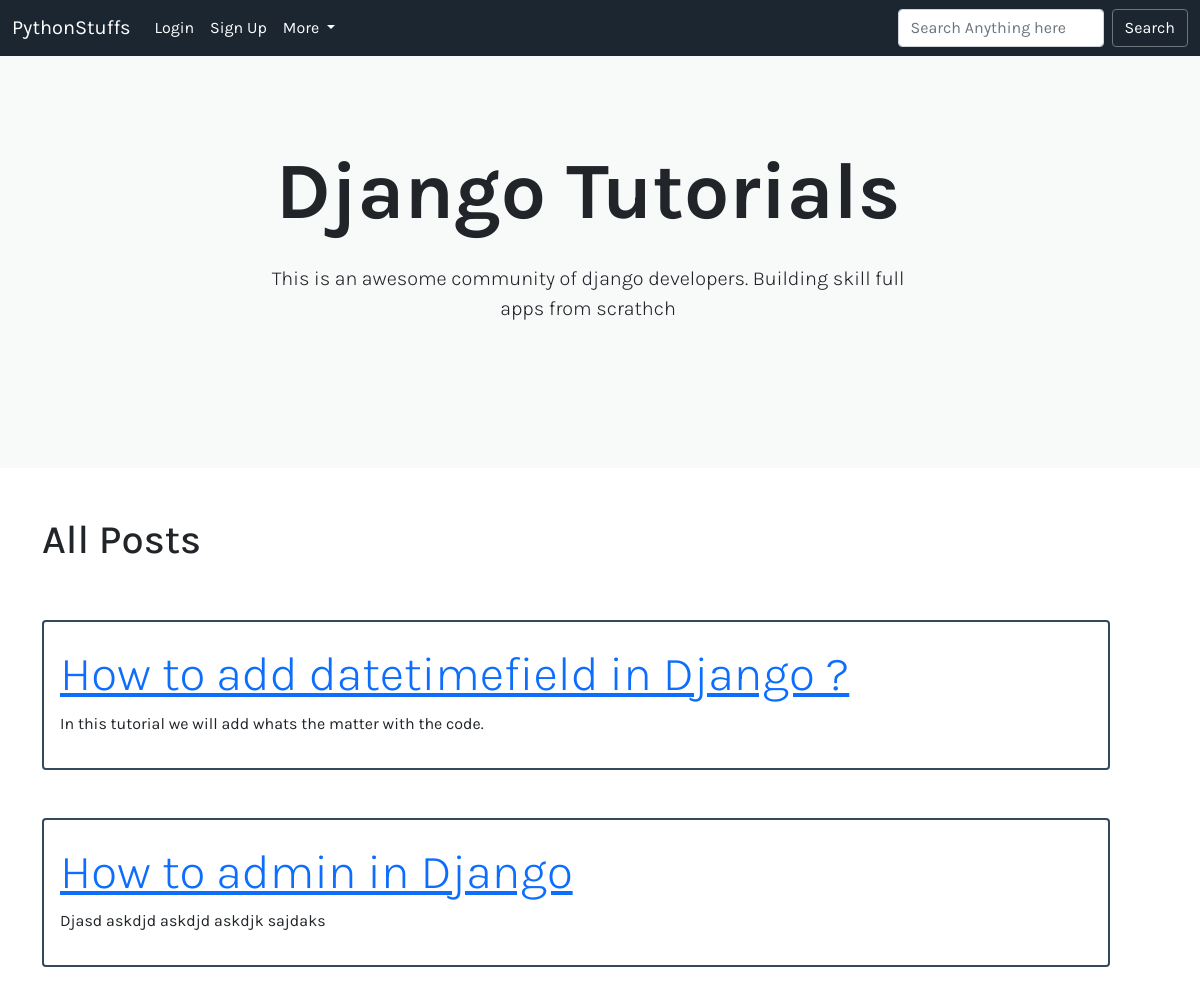
The page /group/1 on the database its author committed.
### app/models.py (models this page shows, shortened)
class Group(models.Model):
	class Meta:
		ordering = ['-updated','-created']
	name = models.CharField(max_length=100)
	description = models.TextField(null = True , blank = True)
	created = models.DateTimeField(auto_now_add = True , editable = False)
	updated = models.DateTimeField(auto_now = True , editable = False)
	user = models.ForeignKey(User , on_delete = models.CASCADE ,null = True)
	slug = models.SlugField(null=True, unique=True)

class Post(models.Model):
	class Meta:
		ordering = ['-updated','-created']
	title = models.CharField(max_length=500 , null = True)
	summary = models.TextField()
	created = models.DateTimeField(auto_now_add = True)
	updated = models.DateTimeField(auto_now = True)
	content = QuillField()
	slug = models.SlugField(null=False, unique=True)
	user = models.ForeignKey(User , on_delete = models.CASCADE)
	group = models.ForeignKey(Group , on_delete =models.CASCADE)

### app/views.py (the view)
# urls.py: path('group/<int:group_id>',views.group , name='group-page'),
def group(request,group_id):
	group = Group.objects.get( id = group_id )
	posts = Post.objects.filter(group = group)
	return render(request,'group/index.html',{'group':group , 'posts': posts })

### templates/group/index.html (shortened to what this page needs)
{% extends 'base.html' %}
{% block body %}
	<div class="container-fluid" style="background:  	#f8f9f9  ;">
		<div class="row col-md-12">
			  <div class="px-4 py-5 my-5 text-center">
			    <h1 class="display-1 fw-bold mb-4">{{ group.name }}</h1>
			    <div class="col-lg-7 mx-auto">
			      <p class="lead mb-5">{{ group.description }}</p>
			    </div>
			  </div>
		</div>
	</div>
	<div class="container mt-5">
		<div class="row col-md-12">
				<h1>All Posts</h1>
		</div>
		<div class="row col-md-12 mt-5">
			<div class="row">
            {% for post in posts %}
            <div class="col-md-12 mb-5">
               <div class="card" style="border: 2px solid  #34495e ;">
                  <div class="card-body mt-2">
                     <a href="{% url 'view-post-page' post_id=post.id post_slug=post.slug %}" class="card-title display-5">{{ post.title }}</a>
                     <p class="mb-3 mt-2">{{ post.summary }}</p>
                  </div>
               </div>
            </div>
            {% endfor %}
         </div>
		</div>
	</div>
{% endblock %}

### rows shown on the page
Group: name "Django Tutorials", description "This is an awesome community of django developers. Building skill full apps from scrathch"
Post: title "How to add datetimefield in Django ?", summary "In this tutorial we will add whats the matter with the code."
Post: title "How to admin in Django", summary "Djasd askdjd askdjd askdjk sajdaks"
